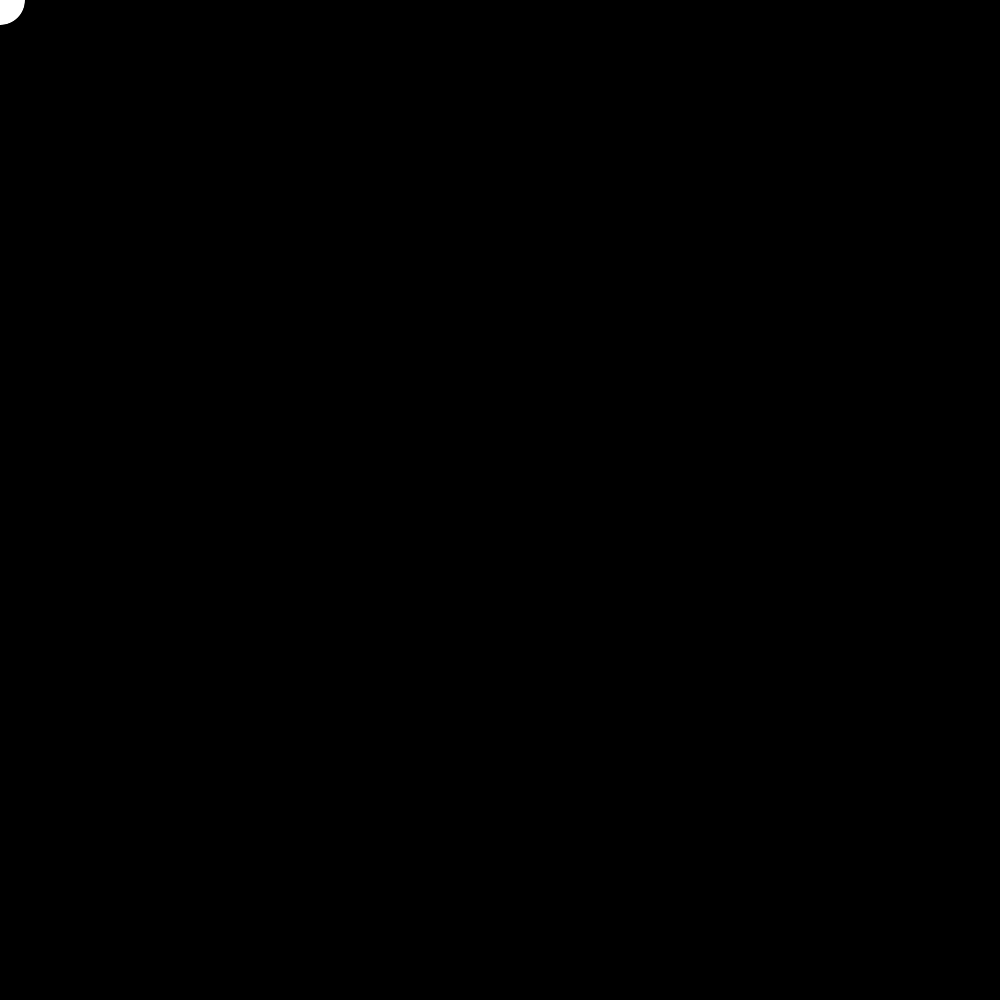
Frame 1 (no input)
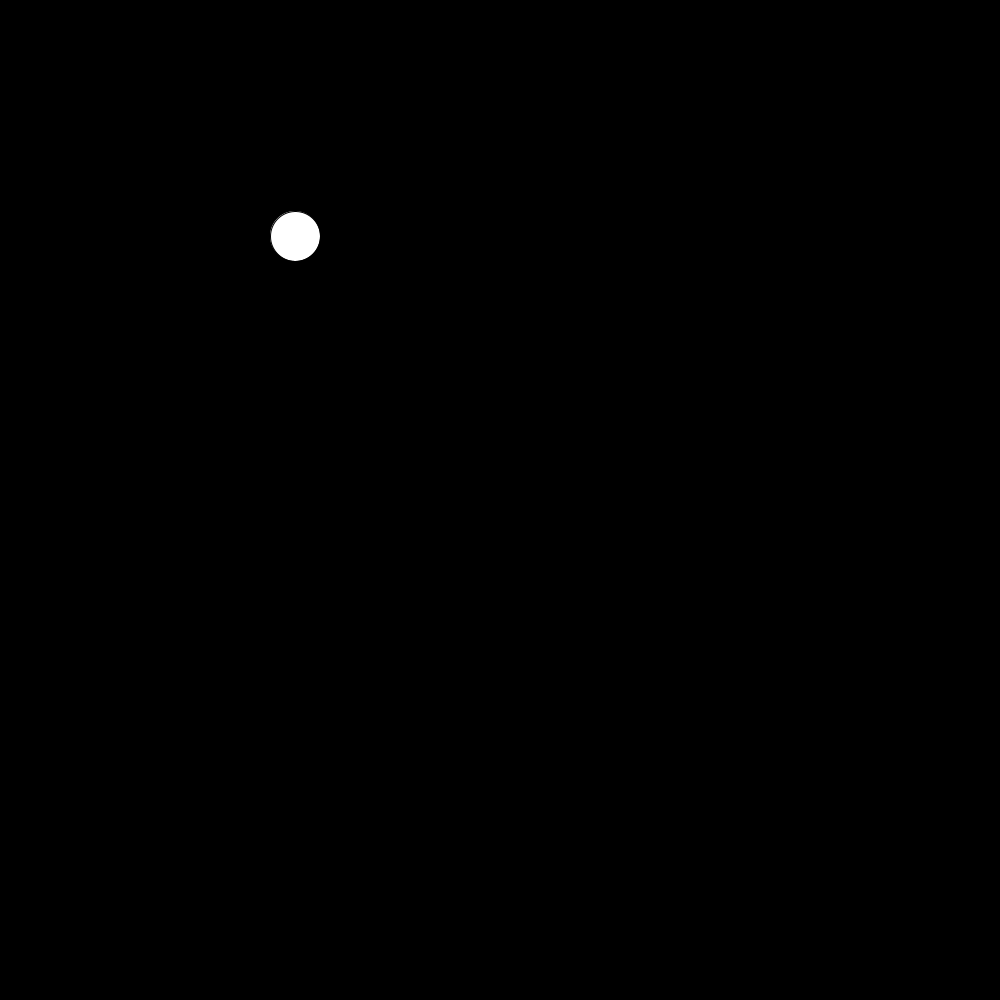
Frame 60 (the mouse pressed at the canvas centre just before this capture)
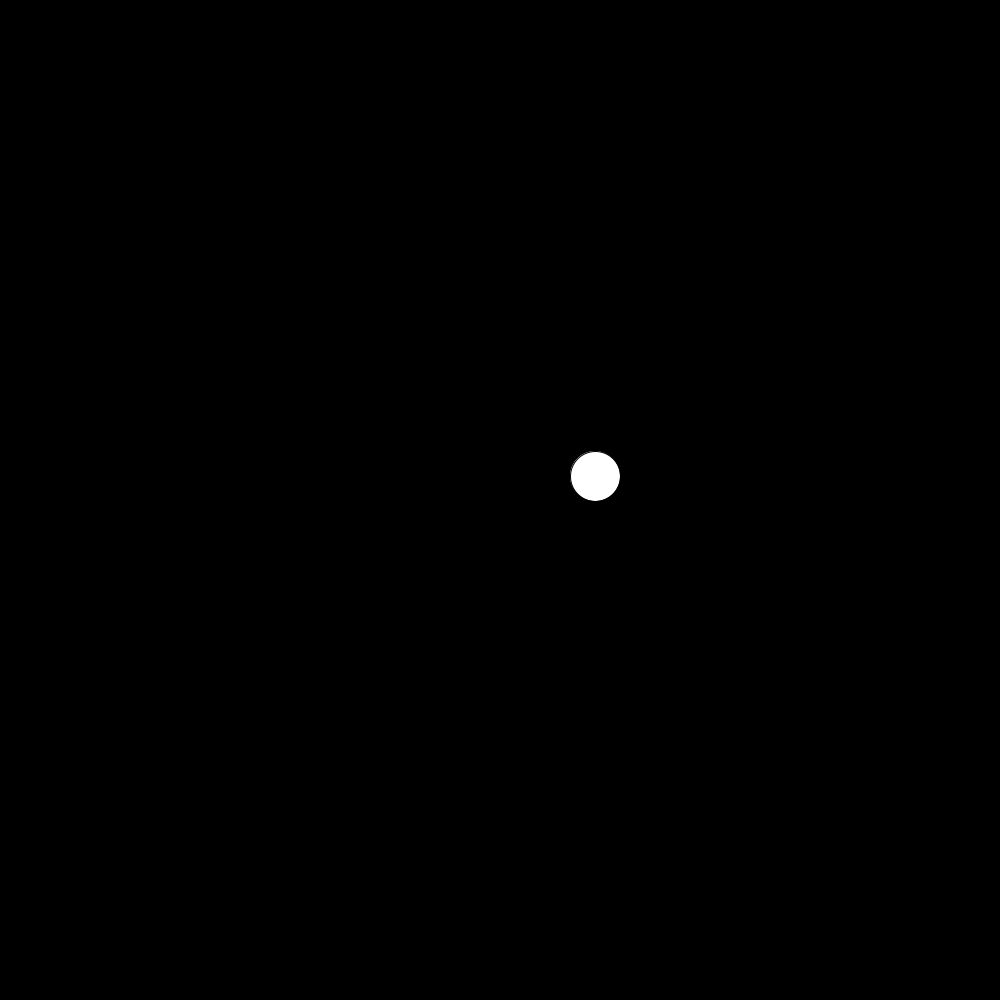
Frame 120 (the mouse held since frame 60 and released just before this capture)

The Processing sketch that drew these frames (run headless with seeded random() and noise(); from frame 60 on, the mouse is pressed at the canvas centre):

// Processing sketch: Background_Color_Changing_Bouncy_Ball
// ── Background_Color_Changing_Bouncy_Ball.pde
int bounceX = 0;
int bounceY = 0;
int dx = 5;
int dy = 4;
int R = 0;
int G = 0;
int B = 0;
void setup() {
  size (1000, 1000);
}

//green is right
//black is bottom
//pink is top
//blue is left
void draw() {
  background (R, G, B);
  circle (bounceX,bounceY,50);
  bounceX = bounceX + dx;
  bounceY = bounceY + dy;
  if (bounceX == width - 50) { //950
    dx = -5;
    R = 0;
    G = 255;
    B = 0;
  }
  if (bounceX == 0) { //950
    dx = 5;
    R = 0;
    G = 0;
    B = 255;
  }
  if (bounceY >= height - 50) {
    dy = -4;
    R = 0;
    G = 0;
    B = 0;
  }
  if (bounceY == 0) {
    dy = 4;
    R = 255;
    G = 91;
    B = 165;
  }
}
